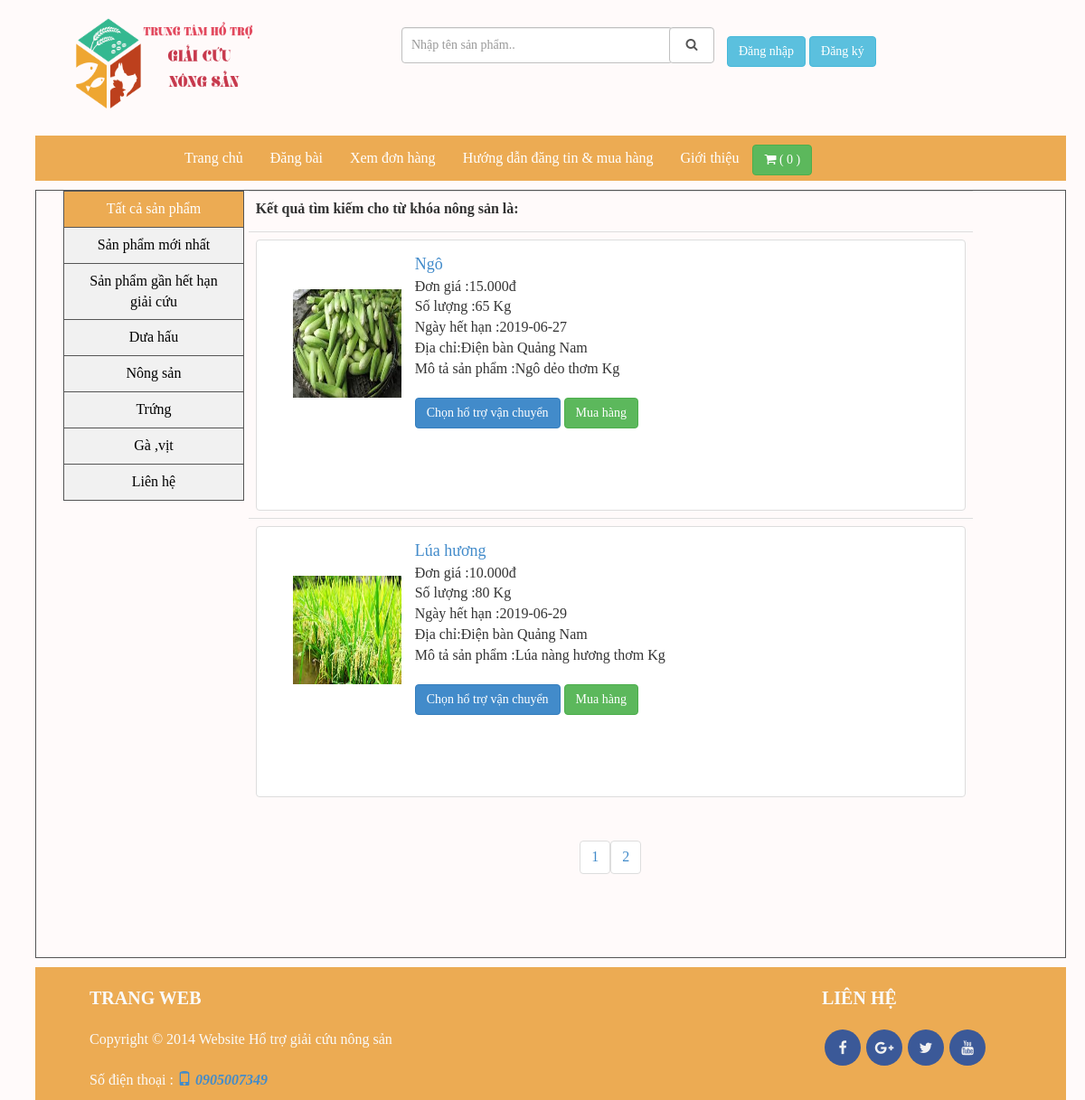
/?menu=timkiem_nongsan, run on the app's committed database.
### tables this page shows
CREATE TABLE `sanphamgiaicuu` (
  `ma_bai_dang` char(6) NOT NULL,
  `ma_loai` char(6) NOT NULL,
  `ma_nd` char(6) NOT NULL,
  `ten_sp` varchar(50) NOT NULL,
  `hinh_anh` varchar(50) NOT NULL,
  `so_luong` decimal(10,0) NOT NULL,
  `don_gia` decimal(10,0) NOT NULL,
  `dia_chi` varchar(255) NOT NULL,
  `ngay_dang` date NOT NULL,
  `ngay_hh` date NOT NULL,
  `mo_ta` text NOT NULL,
  `trang_thai` int(1) NOT NULL
);

### content.php (called while the page is built)
<?php
	include('chucnang/menu.php');
?>

### chucnang/timkiem/timkiem_nongsan.php (the view, shortened to what this page needs)
<?php
$qrpt= mysqli_query($connect,"select count(ma_bai_dang) as tong from sanphamgiaicuu where ten_sp like '%lúa%' or ten_sp like '%ngô%' or ten_sp like '%sắn%'");
$row = mysqli_fetch_assoc($qrpt);
$tong_record = $row['tong'];
$trang= isset($_GET['page']) ? $_GET['page'] : 1;
$limit = 2;
$tong_record = ceil($tong_record / $limit);
$start = ($trang - 1) * $limit;
 ?>
<table class="table">
	<tr>
		<td><label>Kết quả tìm kiếm cho từ khóa nông sản  là: </label></td>
	</tr>
<?php
	$sl= "select * from sanphamgiaicuu where ten_sp like '%lúa%' or ten_sp like '%ngô%' or ten_sp like '%sắn%' LIMIT $start, $limit";
	$exec=mysqli_query($connect, $sl);
			?>
			<?php
		while($row= mysqli_fetch_array($exec)){
	?>
		<tr style="height: 300px;">
			<td>
			<div style="height:300px; padding-bottom: 15px;" class="sp img-thumbnail col-xs-12 col-sm-6 col-md-12 col-lg-12">
				<div style="width: 110px; height: 100%;" class="col-sm-6 col-md-6">
					<img style="width: 120px; height: 120px; margin-left:10px; margin-top: 50px; margin-bottom: 10px;" src="images/sanpham/<?php echo $row['hinh_anh']; ?>" alt="">
				</div>
				<div style="padding-top: 10px; margin-right: 20px; margin-left: 20px;" class="text-left col-sm-6 col-md-6">
					<div class="title col-xs-12 col-sm-12 col-md-12 col-lg-12">
						<a style="font-size: 18px;" href=""><?php echo $row['ten_sp']; ?></a><br>
						<span>Đơn giá :<?php echo number_format($row['don_gia'],0,",",".")."đ"; ?></span><br>
						<span>Số lượng :<?php if ($row['so_luong']==0) {echo "Đã hết hàng";}else{echo $row['so_luong']." Kg";}; ?></span><br>
						<span>Ngày hết hạn :<?php echo $row['ngay_hh']; ?></span><br>
						<span>Địa chỉ:<?php echo $row['dia_chi']; ?></span><br>
						<span>Mô tả sản phẩm :<?php echo $row['mo_ta']." Kg"; ?></span><br>
					</div>
					<div class="buy col-xs-12 col-sm-12 col-md-12 col-lg-12" style="margin-top: 20px;">
						<a class="btn btn-primary" href="?menu=van_chuyen">Chọn hổ trợ vận chuyển</a>
						<a class="btn btn-success" href="?menu=muahang&ma_bai_dang=<?php echo $row['ma_bai_dang']?>">Mua hàng</a>
					</div>
				</div>
			</div>
			</td>
		</tr>
	<?php } ?>
	</table>
	<div class="text-center" >
	<ul class="pagination" >
			<li><?php for ($i = 1; $i <= $tong_record; $i++){
				if ($i == $trang){
					echo '<span>'.$i.'</span>  ';
				}
				else{
					echo '<a href="index.php?menu=timkiem_nongsan&page='.$i.'">'.$i.'</a> ';
				}
			} ?></li>
			</ul>
		</div>

### css/main.css (style rules this page uses)
body { width: 96%; margin: auto; font-family: tahoma; font-size: 16px; background-color: #FFFAFA; }

### data on the page
sanphamgiaicuu: hinh_anh (picture), ten_sp "Ngô", don_gia "15.000", so_luong "65", ngay_hh "2019-06-27", dia_chi "Điện bàn Quảng Nam", mo_ta "Ngô dẻo thơm"
sanphamgiaicuu: hinh_anh (picture), ten_sp "Lúa hương", don_gia "10.000", so_luong "80", ngay_hh "2019-06-29", dia_chi "Điện bàn Quảng Nam", mo_ta "Lúa nàng hương thơm"

### other printed values
$cart "0"
